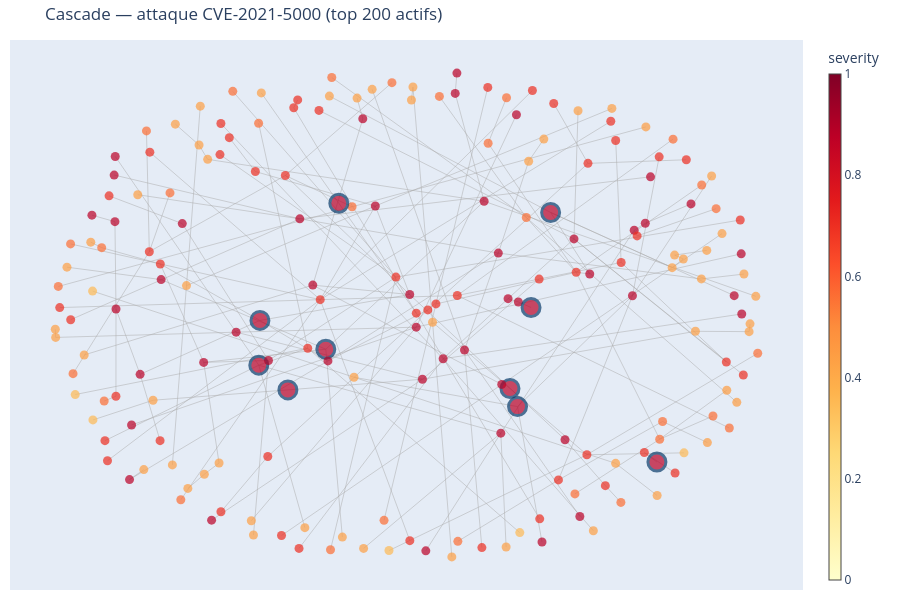

Notebook code for this chart:
### Markdown cell above
## 4 · Visualisation du graphe de cascade

Plotly affiche le **sous-graphe propagé** : seeds entourés en bleu, nœuds touchés colorés du jaune au rouge selon la sévérité, arêtes effectivement utilisées par la cascade.

### Code cell
def plot_cascade_graph(cascade_df, edges_used, title="Graphe de cascade", max_nodes=200):
    if cascade_df is None or cascade_df.empty:
        print("Pas de cascade à afficher"); return
    top = cascade_df.nlargest(max_nodes, "severity")
    keep = set(top["asset"])
    edg = [(a, b) for a, b in edges_used if a in keep and b in keep]

    H = nx.DiGraph(); H.add_nodes_from(keep); H.add_edges_from(edg)
    pos = nx.spring_layout(H, seed=42, k=1.2/np.sqrt(max(len(H), 1)))

    edge_x, edge_y = [], []
    for a, b in H.edges():
        edge_x += [pos[a][0], pos[b][0], None]
        edge_y += [pos[a][1], pos[b][1], None]
    edge_trace = go.Scatter(x=edge_x, y=edge_y, mode="lines",
                              line=dict(width=0.5, color="#aaa"),
                              hoverinfo="none", showlegend=False)

    sev_map   = dict(zip(top["asset"], top["severity"]))
    seed_set  = set(top.loc[top["seed"], "asset"])
    depth_map = dict(zip(top["asset"], top["depth"]))
    nodes = list(H.nodes())
    node_trace = go.Scatter(
        x=[pos[n][0] for n in nodes], y=[pos[n][1] for n in nodes], mode="markers",
        marker=dict(size=[18 if n in seed_set else 9 for n in nodes],
                     color=[sev_map[n] for n in nodes],
                     colorscale="YlOrRd", cmin=0, cmax=1,
                     line=dict(width=[3 if n in seed_set else 0 for n in nodes],
                                color="#0b3d6b"),
                     colorbar=dict(title="severity", thickness=12)),
        text=[f"{n}<br>severity={sev_map[n]:.3f}<br>depth={depth_map[n]}"
                + ("<br><b>SEED</b>" if n in seed_set else "")
              for n in nodes],
        hoverinfo="text", showlegend=False)
    fig = go.Figure(data=[edge_trace, node_trace],
                     layout=go.Layout(title=title, height=600,
                                       margin=dict(l=10, r=10, t=40, b=10),
                                       xaxis=dict(visible=False),
                                       yaxis=dict(visible=False)))
    fig.show()

plot_cascade_graph(casc_demo, edges_demo,
                    title=f"Cascade — attaque {demo_attack} (top 200 actifs)")

### Figure 1 — Plotly figure (JSON) as saved in the notebook; plotly's stock layout.template omitted (floating-point values rounded to 4 significant figures; data arrays with more than 128 entries replaced by an {"elided": "..."} marker saying what was removed)
{"data": [{"hoverinfo": "none", "line": {"color": "#aaa", "width": 0.5}, "mode": "lines", "showlegend": false, "type": "scatter", "x": {"elided": "576 float values"}, "y": {"elided": "576 float values"}}, {"hoverinfo": "text", "marker": {"cmax": 1, "cmin": 0, "color": {"elided": "200 float values"}, "colorbar": {"thickness": 12, "title": {"text": "severity"}}, "colorscale": [[0, "rgb(255,255,204)"], [0.125, "rgb(255,237,160)"], [0.25, "rgb(254,217,118)"], [0.375, "rgb(254,178,76)"], [0.5, "rgb(253,141,60)"], [0.625, "rgb(252,78,42)"], [0.75, "rgb(227,26,28)"], [0.875, "rgb(189,0,38)"], [1, "rgb(128,0,38)"]], "line": {"color": "#0b3d6b", "width": {"elided": "200 int values"}}, "size": {"elided": "200 int values"}}, "mode": "markers", "showlegend": false, "text": {"elided": "200 str values"}, "type": "scatter", "x": {"elided": "200 float values"}, "y": {"elided": "200 float values"}}], "layout": {"height": 600, "margin": {"b": 10, "l": 10, "r": 10, "t": 40}, "title": {"text": "Cascade — attaque CVE-2021-5000 (top 200 actifs)"}, "xaxis": {"visible": false}, "yaxis": {"visible": false}}}
